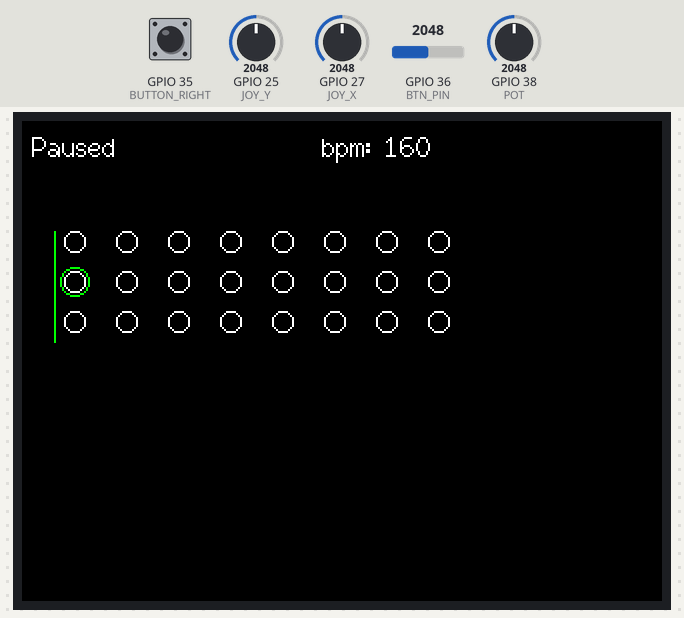
Simulated run of this sketch. Board: ESP32. Parts: 320×240 colour display. The test bench sets the inputs (shaded band); at power-on: GPIO 35 (BUTTON_RIGHT) HIGH, GPIO 38 (POT) = 2048, GPIO 25 (JOY_Y) = 2048, GPIO 27 (JOY_X) = 2048, GPIO 36 (BTN_PIN) = 2048. What the sketch prints to the serial monitor is not drawn.

Above: at 1.4 s.
1.5 s: GPIO 35 (BUTTON_RIGHT) pulled LOW for 0.15 s
At 1.73 s:
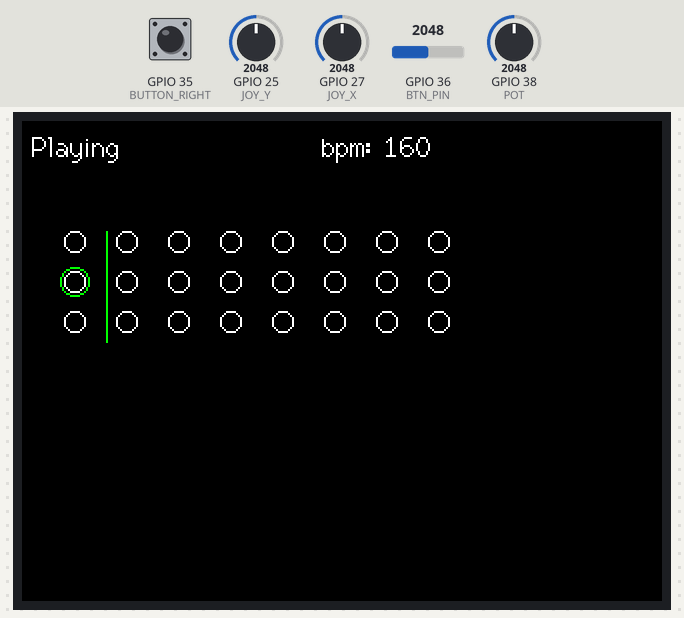
3.4 s: GPIO 38 (POT) set to 260
At 3.8 s:
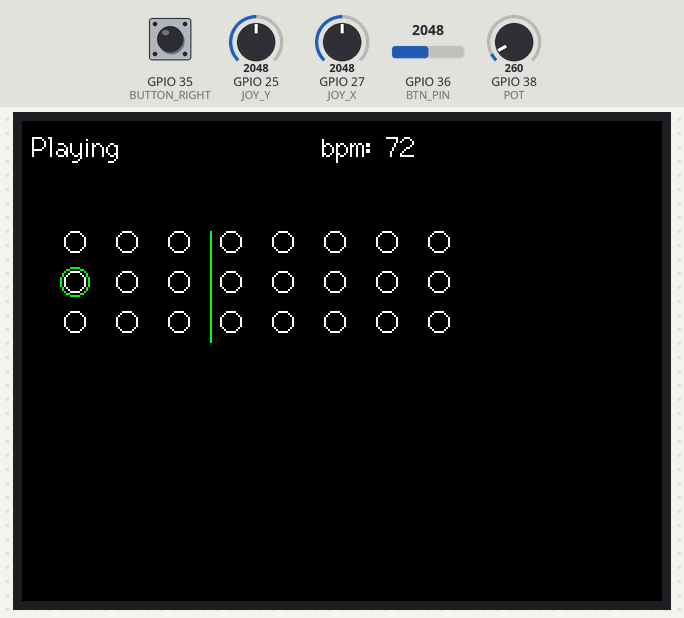
4.9 s: GPIO 25 (JOY_Y) set to 60
At 5.54 s:
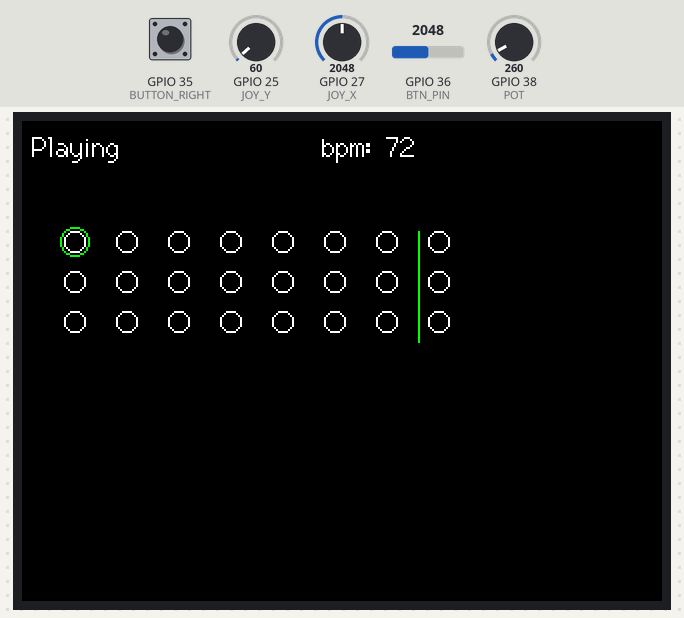
6.4 s: GPIO 27 (JOY_X) set to 60
At 6.84 s:
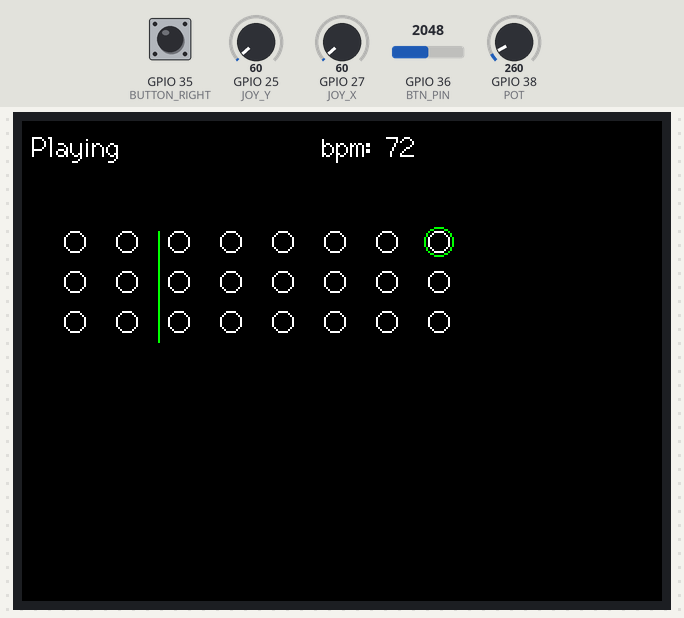
7.9 s: GPIO 38 (POT) set to 3972
At 8.15 s:
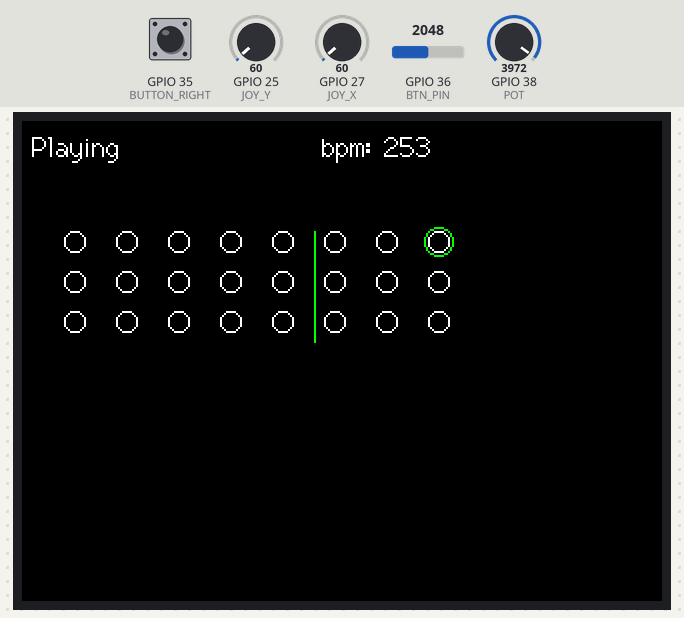
9.4 s: GPIO 35 (BUTTON_RIGHT) pulled LOW for 1 s
At 9.9 s:
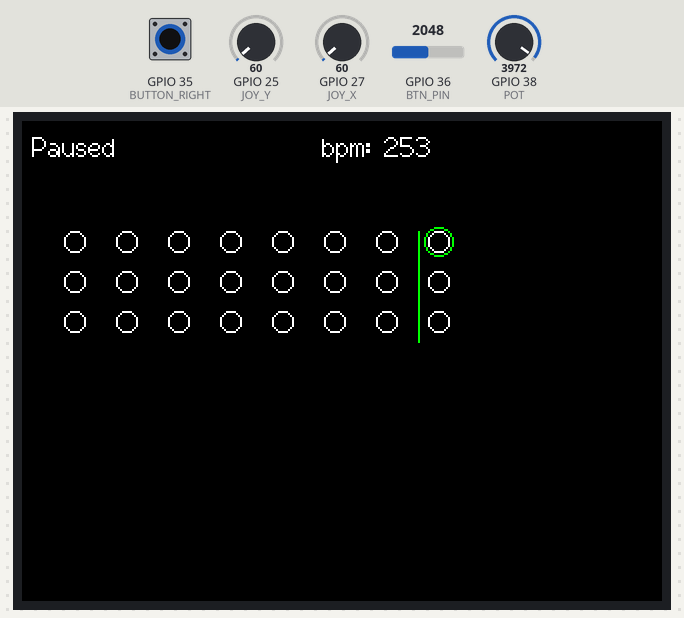
Timing chart, 0 to 12.4 s (numbered marks = the images above; inputs shaded):
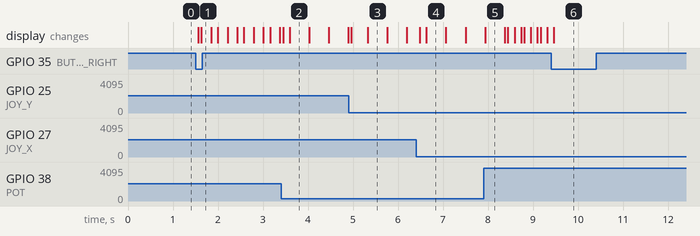

The sketch:

DrumProgrammer.ino
```cpp
/*
  Ellipse drawing example

  This sketch does not use any fonts.
*/

#include <TFT_eSPI.h> // Hardware-specific library
#include <SPI.h>

#define BUTTON_RIGHT 35

const int BTN_PIN = 36;
const int JOY_X = 27;
const int JOY_Y = 25;
const int POT = 38;

TFT_eSPI tft = TFT_eSPI();       // Invoke custom library


int score[ 3 ][ 8 ] = {{},{},{}};
int bpm = 80;
int cursorPos[2] = {1,0};
int beatPos = 0;
bool paused = true;

int lastDebounceTime = millis();


int Xprev = 2800;
int Yprev = 2800;
int btnPrev = 1000;


TaskHandle_t TimerThreadHandle = NULL;


void setup(void) {
  Serial.begin(115200);
  buttonSetup();

  tft.init();

  tft.setRotation(1);

  tft.fillScreen(TFT_BLACK);

  //tft.setCursor(5, 5, 2);
  tft.setTextColor(TFT_WHITE, TFT_BLACK);
  //tft.println("Playing");

  tft.setCursor(150, 5, 2);
  tft.println("bpm: " + String(bpm));


  xTaskCreatePinnedToCore(
      TimerThread,                       /* Function to implement the task */
      "TimerThread",                    /* Name of the task */
      4000,                           /* Stack size in words */
      NULL,                           /* Task input parameter */
      5,                              /* Priority of the task */
      &TimerThreadHandle,                /* Task handle. */
      1);                             /* Core where the task should run */

}

void IRAM_ATTR toggle_pause(){

  if(lastDebounceTime + 300 < millis()){
    lastDebounceTime = millis();
    paused = !paused;
  }

}

void IRAM_ATTR toggle_input(){

  if(lastDebounceTime + 300 < millis()){
    lastDebounceTime = millis();
    score[ cursorPos[0] ][ cursorPos[1] ] = !score[ cursorPos[0] ][ cursorPos[1] ];
  }

}

void buttonSetup(){
  pinMode(BUTTON_RIGHT, INPUT);
  pinMode(BTN_PIN, INPUT);

  attachInterrupt(digitalPinToInterrupt(BUTTON_RIGHT), toggle_pause, FALLING);
  //attachInterrupt(digitalPinToInterrupt(BTN_PIN), toggle_input, FALLING);
}


void loop() {


  //measure XY axis
  int Xcurr = analogRead(JOY_X);
  if(Xprev < 4000 && Xcurr >= 4000){
    //move right
    cursorPos[1] = (cursorPos[1] + 1) % 8;
  }
  if(Xprev > 100 && Xcurr <= 100){
    //move left
    cursorPos[1] = (cursorPos[1] - 1 + 8) % 8;
  }

  int Ycurr = analogRead(JOY_Y);
  if(Yprev < 4000 && Ycurr >= 4000 && Xcurr <= 4000){
    //move up
    cursorPos[0] = (cursorPos[0] + 1) % 3;
  }
  if(Yprev > 100 && Ycurr <= 100){
    //move down
    cursorPos[0] = (cursorPos[0] - 1 + 3) % 3;
  }

  //Serial.println("Y: " + String(Ycurr) + " X: " + String(Xcurr));
  Yprev = Ycurr;
  Xprev = Xcurr;


  bpm = int(float(analogRead(POT))*(200.0/4095.0)) + 60;
  //Serial.println(String(bpm));

  int btnVal = analogRead(BTN_PIN);
  if(btnVal < 4000 && btnPrev >= 4000){
    score[ cursorPos[0] ][ cursorPos[1] ] = !score[ cursorPos[0] ][ cursorPos[1] ];
  }
  btnPrev = btnVal;


  //tft.fillScreen(TFT_BLACK);

  // Draw some random filled elipses
  for(int i = 0; i < 3; i++){
    for (int j = 0; j < 8; j++)
    {
      int rx = 5;
      int ry = 5;
      int x = j*26 + 26;
      int y = i*20 + 60;


      tft.fillEllipse(x, y, rx+5, ry+5, TFT_BLACK);
      if(cursorPos[1] == j && cursorPos[0] == i){
        tft.drawEllipse(x, y, rx+2, ry+2, 0x07E0);
      }

      tft.drawLine(x - 10 ,60 - 5, x - 10,60 - 10 + 20*3,TFT_BLACK);
      if(beatPos == j && i == 2){
        tft.drawLine(x - 10 ,60 - 5, x - 10,60 - 10 + 20*3,0x07E0);

        if(!paused){
          //Serial.println("{" + String(score[0][j]) + String(score[1][j]) + String(score[2][j]) + "}");
        }
      }

      if(score[i][j] == 0){
        tft.drawEllipse(x, y, rx, ry, 0xFFFF);
      }
      else{
        tft.fillEllipse(x, y, rx, ry, 0xFFFF);
      }

    }
  }


  if(!paused){
    tft.setCursor(5, 5, 2);
    tft.println("Playing ");
    //beatPos = (beatPos + 1) % 8;
  }
  else{
    tft.setCursor(5, 5, 2);
    tft.println("Paused " );
  }

  tft.setCursor(150, 5, 2);
  tft.println("bpm: " + String(bpm)+ "    ");


  delay(50);
  //tft.fillScreen(TFT_BLACK);
}

void TimerThread(void *pvParameters) {
  //Serial.println("time loop started");
  int quater_note_length = 0;
  while (1) // tempTask loop
  {
    quater_note_length = round(500.0 * 60.0/float(bpm));
    if(!paused){
      beatPos = (beatPos + 1) % 8;
      Serial.println("{" + String(score[0][beatPos]) + String(score[1][beatPos]) + String(score[2][beatPos]) + "}");
    }


    delay(quater_note_length);
  }
}
```

Measured:
- after the input at 1.5 s, the display: first changes after 0.06 s (image 1 shows a later state)
- what the display in image 2 shows lasts 0.4 s, from 3.6 s to 4.0 s
